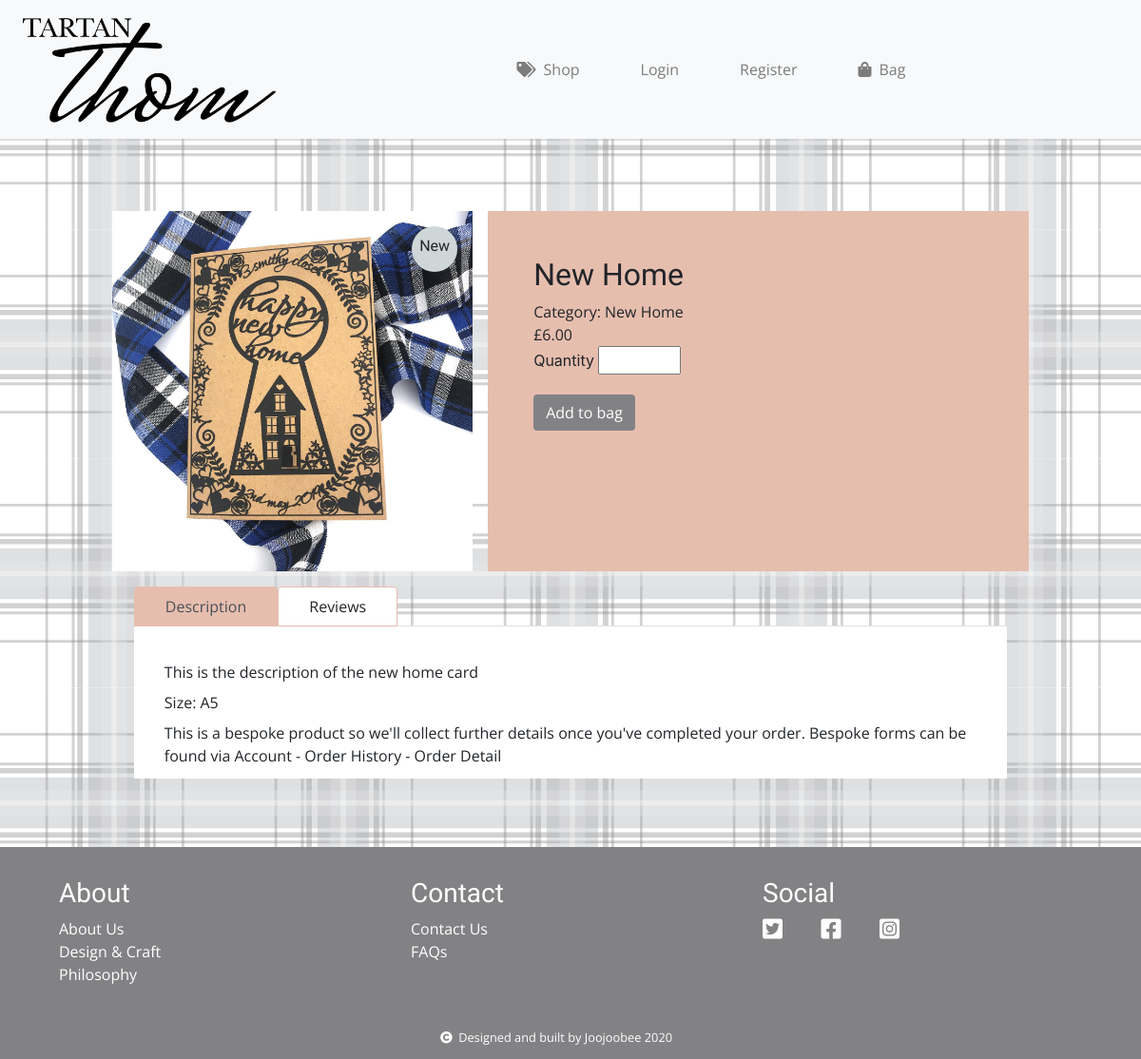
The app's page /products/view-product/2/ with its own data.
### products/models.py (models this page shows, shortened)
class Products(models.Model):
    class Meta:
        verbose_name_plural = 'Products'
    PRODUCT_TYPE = [
        ('cards', 'Cards'),
        ('cake-toppers', 'Cake-Toppers'),
        ('gifts', 'Gifts')
    ]
    category = [
        ('Birthday', 'Birthday'),
        ('Wedding', 'Wedding'),
        ('Anniversary', 'Anniversary'),
        ('New Home', 'New Home'),
        ('Baby', 'Baby'),
        ('Leaving', 'Leaving'),
    ]
    labels = [
        ('New', 'New'),
        ('Sale', 'Sale')
    ]
    sizes = [
        ('A4', 'A4'),
        ('A5', 'A5'),
        ('200mm x 200mm', '200mm x 200mm'),
        ('122mm x 172mm', '122mm x 172mm'),
        ('172mm x 122mm', '172mm x 122mm'),
        ('250mm x 250mm', '250mm x 250mm'),
        ('210mm x 297mm', '210mm x 297mm'),
        ('152mm x variable', '152mm x variable'),
    ]
    name = models.CharField(max_length=100)
    product_type = models.CharField(max_length=100, choices=PRODUCT_TYPE)
    image = models.ImageField(upload_to='img',
                              default='static/img/TartanThomDefault.jpg')
    description = models.TextField()
    category = models.CharField(max_length=100, choices=category)
    price = models.DecimalField(decimal_places=2, max_digits=5)
    sale_price = models.DecimalField(null=True, decimal_places=2, max_digits=5)
    size = models.CharField(max_length=100, choices=sizes)
    label = models.CharField(blank=True, max_length=100, choices=labels)
    tags = models.CharField(blank=True, max_length=100)
    is_bespoke = models.BooleanField(default=False)
    is_active = models.BooleanField(default=False)

### products/views.py (the view)
# urls.py: path('view-product/<id>/', view_product, name='view_product'),
def view_product(request, id):
    product = get_object_or_404(Products, pk=id)
    reviews = ProductReviews.objects.filter(product=id)
    context = {
        'product': product,
        'reviews': reviews,
    }
    return render(request, "products/product.html", context)

### basket/contexts.py (called while the page is built, shortened)
def basket_contents(request):
    basket = request.session.get('basket', {})
    basket_items = []
    order_total = 0
    product_count = 0
    if order_total < settings.MIN_DELIVERY_THRESHOLD:
        delivery_total = round(Decimal(settings.MIN_DELIVERY_CHARGE), 2)
    else:
        delivery_total = round(Decimal(settings.UPPER_DELIVERY_CHARGE), 2)
    grand_total = delivery_total + order_total
    context = {
        'basket_items': basket_items,
        'order_total': order_total,
        'delivery_total': delivery_total,
        'grand_total': grand_total,
        'product_count': product_count,
    }
    return context

### products/models.py (called while the page is built)
    def review_percentage(self):
        return int((self.review_rating / 5) * 100)

### products/templates/products/product.html (shortened to what this page needs)
{% extends 'base.html' %}
{% load static %}
{% load crispy_forms_tags %}
{% block content %}
<div class="container p-3 my-5">
    <div class="row justify-content-center my-1">
        <div class="col-md-4 m-2 p-0">
            <img src="{{ product.image.url }}" alt="product-image" class="products-image"/>
            {% if product.label %}
            <div class="product-label py-auto">
                <span class="label">{{ product.label }}</span>
            </div>
            {% endif %}
        </div>
        <div class="col-md-6 product-details m-2">
            <h2>{{ product.name }}</h2>
            <p>Category: {{ product.category }}</p>
            {% if product.sale_price %}
                <p><span class="strike">£{{ product.price }}</span>   £{{ product.sale_price }}</p>
            {% else %}
                <p>£{{ product.price }}</p>
            {% endif %}
            <form method="POST" action="{% url 'basket:add_to_basket' product.id %}">
                <div class="form-group">
                    <label>Quantity</label>
                    <input type="number" name="quantity" min="1" max="50">
                </div>
                <div class="form-row my-2">
                    <div class="col-md-12">
                        <button class="add-to-basket btn" type="submit">Add to bag</button>
                    </div>
                </div>
            </form>
        </div>
    </div>
    <div class="row justify-content-center my-1">
        <div class="col-md-10 my-1">
        <ul class="nav nav-tabs" id="myTab" role="tablist">
            <li class="nav-item">
                <a class="nav-link active" id="description-tab" data-toggle="tab" href="#description"
                    role="tab" aria-controls="description" aria-selected="true">Description</a>
            </li>
            <li class="nav-item">
                <a class="nav-link" id="reviews-tab" data-toggle="tab" href="#reviews" role="tab"
                    aria-controls="reviews" aria-selected="false">Reviews</a>
            </li>
        </ul>
        <div class="tab-content" id="myTabContent">
            <div class="tab-pane fade show active" id="description" role="tabpanel" aria-labelledby="description-tab">
                <p class="py-1">{{ product.description }}</p>
                <p class="py-1">Size: {{ product.size }}</p>
                {% if product.is_bespoke %}
                <p class="py-1">This is a bespoke product so we'll collect further details once you've completed your order. Bespoke forms can be found via Account - Order History - Order Detail</p>
                {% endif %}
            </div>
      </div>
    </div>
  </div>
</div>
{% endblock %}

### static/css/style.css (style rules this page uses)
body { background-image: url("/static/img/tartanthom.png"); height: 100%; }
h1, h2, h3, h4 { font-family: "Great Vibes", cursive; }
p, span, li, a, .btn { font-family: "Open Sans", sans-serif; }
p { margin: 0; }
a, a:hover { color: inherit; }
a { text-decoration: none; }
.add-to-basket, .delete-from-basket { position: relative; display: inline-block; background-color: #828285; color: #ffffff; }
button, input[type="submit"] { padding: 0.5em; font-family: "Open Sans", sans-serif; color: #fff; background-color: #828285; border: none; }
.nav-link { padding: 0.5em 2em !important; }
.product-details { padding: 3em; background-color: #e6beae; }
.products-image { width: 100%; max-width: 100%; }
.product-label { height: 3em; width: 3em; margin: 1em; padding: .5em; border-radius: 50%; position: absolute; right: 0; top: 0; background-color: #CED6D7; text-align: center; }
.label { font-family: "Great Vibes", cursive !important; font-size: 1em; }
.tab-content { padding: 2em; background-color: #ffffff; height: 10em; overflow: scroll; }
#reviews-tab, #add-info-tab, #description-tab { background-color: #ffffff; border-color: #e6beae; }
.nav-link.active { background-color: #e6beae !important; }
@media only screen and (min-width: 768px) { .products-image { max-width: 432px; } }

### records on screen
Products: image (picture), label "New", name "New Home", category "New Home", price "6.00", description "This is the description of the new home card", size "A5"
